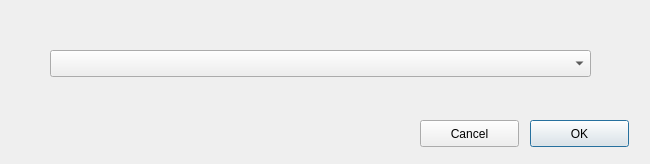
<?xml version="1.0" encoding="UTF-8"?>
<ui version="4.0">
 <class>Dialog</class>
 <widget class="QDialog" name="Dialog">
  <property name="geometry">
   <rect>
    <x>0</x>
    <y>0</y>
    <width>650</width>
    <height>164</height>
   </rect>
  </property>
  <property name="windowTitle">
   <string>Dialog</string>
  </property>
  <widget class="QComboBox" name="comboBox">
   <property name="geometry">
    <rect>
     <x>50</x>
     <y>50</y>
     <width>541</width>
     <height>27</height>
    </rect>
   </property>
  </widget>
  <widget class="QPushButton" name="ok_button">
   <property name="geometry">
    <rect>
     <x>530</x>
     <y>120</y>
     <width>99</width>
     <height>27</height>
    </rect>
   </property>
   <property name="text">
    <string>OK</string>
   </property>
  </widget>
  <widget class="QPushButton" name="cancel_button">
   <property name="geometry">
    <rect>
     <x>420</x>
     <y>120</y>
     <width>99</width>
     <height>27</height>
    </rect>
   </property>
   <property name="text">
    <string>Cancel</string>
   </property>
  </widget>
 </widget>
 <resources/>
 <connections/>
</ui>
